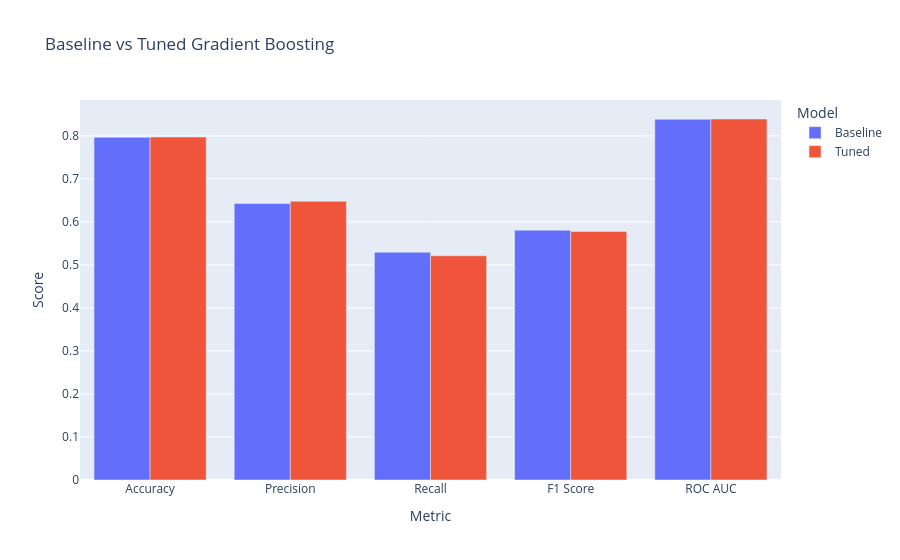

Notebook cell for this chart:
### Code cell
comparison = tuned_results.melt(
    id_vars="Metric",
    var_name="Model",
    value_name="Score"
)

fig = px.bar(
    comparison,
    x="Metric",
    y="Score",
    color="Model",
    barmode="group",
    title="Baseline vs Tuned Gradient Boosting"
)

fig.write_image(
    "../screenshots/tuned_vs_baseline.png"
)
fig.show()

### Figure 1 — Plotly figure (JSON) as saved in the notebook; plotly's stock layout.template omitted (floating-point values rounded to 4 significant figures)
{"data": [{"alignmentgroup": "True", "hovertemplate": "Model=Baseline<br>Metric=%{x}<br>Score=%{y}<extra></extra>", "legendgroup": "Baseline", "marker": {"color": "#636efa", "pattern": {"shape": ""}}, "name": "Baseline", "offsetgroup": "Baseline", "orientation": "v", "showlegend": true, "textposition": "auto", "type": "bar", "x": ["Accuracy", "Precision", "Recall", "F1 Score", "ROC AUC"], "xaxis": "x", "y": [0.7967, 0.6429, 0.5294, 0.5806, 0.8386], "yaxis": "y"}, {"alignmentgroup": "True", "hovertemplate": "Model=Tuned<br>Metric=%{x}<br>Score=%{y}<extra></extra>", "legendgroup": "Tuned", "marker": {"color": "#EF553B", "pattern": {"shape": ""}}, "name": "Tuned", "offsetgroup": "Tuned", "orientation": "v", "showlegend": true, "textposition": "auto", "type": "bar", "x": ["Accuracy", "Precision", "Recall", "F1 Score", "ROC AUC"], "xaxis": "x", "y": [0.7974, 0.6478, 0.5214, 0.5778, 0.8393], "yaxis": "y"}], "layout": {"barmode": "group", "legend": {"title": {"text": "Model"}, "tracegroupgap": 0}, "title": {"text": "Baseline vs Tuned Gradient Boosting"}, "xaxis": {"anchor": "y", "domain": [0, 1], "title": {"text": "Metric"}}, "yaxis": {"anchor": "x", "domain": [0, 1], "title": {"text": "Score"}}}}
